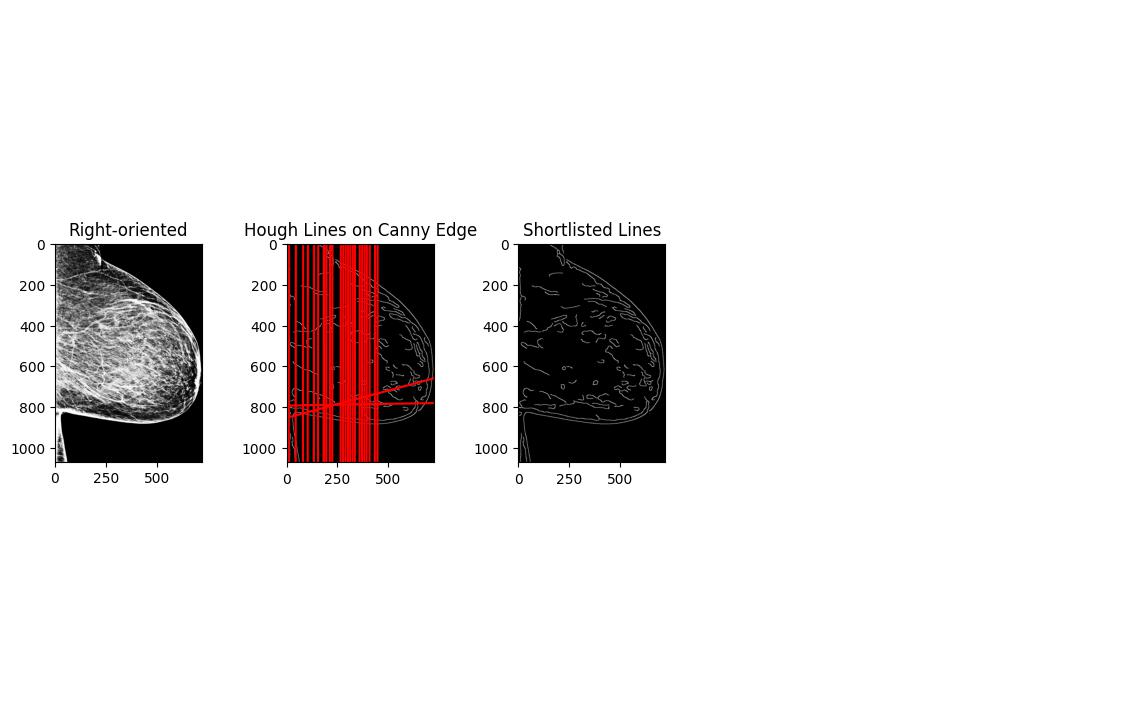
#> input picture tmp/1.2.826.0.1.3680043.8.498.10406808540648398353209804508296316285_resized.jpg, 1138 x 707 px, given in place of t, which was not available
$ python -i align_pectoral_line.py   (imports and definitions only)
#> lines starting #> are read from the running program, lines starting #| are printed output that depends on the picture; after the words box and inside, x2 and y2 are one past the last pixel; in counts of white or black regions, pixels touching at a corner belong together; pictures that were not available may be replaced by others from this repository, and a replacement may not be noted
### preprocess.py
import numpy as np
import matplotlib.pyplot as plt
from matplotlib import pylab as pylab
from tqdm import tqdm
import os
from PIL import Image
import cv2
from skimage import io
from skimage import color


def enhance_contrast(image):
    # Convert the image to a NumPy array if it's a PIL image
    if isinstance(image, Image.Image):
        image = np.array(image)
    if image.max() <= 1:
        image = (image * 255).astype(np.uint8) # Convert to 8-bit if not already

    # Apply histogram equalization
    enhanced_image = cv2.equalizeHist(image)

    return Image.fromarray(enhanced_image)


def right_orient_mammogram(image):
    if isinstance(image, Image.Image):
        image = np.array(image)
    if image.max() <= 1:
        image = (image * 255).astype(np.uint8) # Convert to 8-bit if not already
    left_nonzero = cv2.countNonZero(image[:, 0:int(image.shape[1]/2)])
    right_nonzero = cv2.countNonZero(image[:, int(image.shape[1]/2):])

    is_flipped = (left_nonzero < right_nonzero)
    if is_flipped:
        image = cv2.flip(image, 1)

    return image, is_flipped

def read_image(filename):
    image = io.imread(filename)
    image = color.rgb2gray(image)
    return image


def otsu_mask(img):
    median = np.median(img)
    _, thresh = cv2.threshold(img, median, 255, cv2.THRESH_BINARY + cv2.THRESH_OTSU)
    return thresh

def otsu_cut(x):
    if isinstance(x, Image.Image):
        x = np.array(x)
    if x.max() <= 1:
        x = (x * 255).astype(np.uint8) # Convert to 8-bit if not already
    mask = otsu_mask(x)
    # plt.imshow(mask, cmap='gray')
    # Convert to NumPy array if not already

    # Check if the matrix is empty or has no '1's
    if mask.size == 0 or not np.any(mask):
        return Image.fromarray(x)

    # Find the rows and columns where '1' appears
    rows = np.any(mask == 255, axis=1)
    cols = np.any(mask == 255, axis=0)

    # Find the indices of the rows and columns
    min_row, max_row = np.where(rows)[0][[0, -1]]
    min_col, max_col = np.where(cols)[0][[0, -1]]

    # Crop and return the submatrix
    x = x[min_row:max_row+1, min_col:max_col+1]
    img = Image.fromarray(x)
    return img

# [17 lines left out: function threshold_background, not called in this run]

def remove_text_label(image, background_threshold=0):
    # Convert the image to a NumPy array if it's a PIL image
    if isinstance(image, Image.Image):
        image = np.array(image)
    convert = False
    if len(image.shape) > 2:
        image = cv2.cvtColor(image, cv2.COLOR_RGB2GRAY)
        convert = True
    if image.max() <= 1:
        image = (image * 255).astype(np.uint8) # Convert to 8-bit if not already

    # Binarize the image using a naive non-zero thresholding
    binary_image = (image > background_threshold).astype(np.uint8) * 255

    # Apply Gaussian blur to the binarized image
    blurred_image = cv2.GaussianBlur(binary_image, (5, 5), 2.0)
    # Binarize the blurred image again
    binary_image = (blurred_image > background_threshold).astype(np.uint8) * 255
    # Find connected components
    num_labels, labels, stats, centroids = cv2.connectedComponentsWithStats(binary_image, connectivity=8)

    # Create an output image to store the result
    output_image = image.copy()

    # Remove small connected components
    for i in range(1, num_labels):  # Start from 1 to skip the background
        area = stats[i, cv2.CC_STAT_AREA]
        if area < 1e4 and area < np.max(stats[:, cv2.CC_STAT_AREA]):  # Threshold for small areas, adjust as needed
            x, y, w, h = stats[i, cv2.CC_STAT_LEFT], stats[i, cv2.CC_STAT_TOP], stats[i, cv2.CC_STAT_WIDTH], stats[i, cv2.CC_STAT_HEIGHT]
            output_image[y:y+h, x:x+w] = 0  # Set the region to black
    # if image is set to pure black, return the original image
    if np.all(output_image == 0):
        output_image = image
    if convert:
        output_image = cv2.cvtColor(output_image, cv2.COLOR_GRAY2RGB)
    return output_image

def gaussian_blur(image):
    # Convert the image to a NumPy array if it's a PIL image
    if isinstance(image, Image.Image):
        image = np.array(image)
    if image.max() <= 1:
        image = (image * 255).astype(np.uint8) # Convert to 8-bit if not already

    # Apply Gaussian blur
    blurred_image = cv2.GaussianBlur(image, (5, 5,), 10)

    return Image.fromarray(blurred_image)

### align_pectoral_line.py
import os
import cv2
import numpy as np
from tqdm import tqdm
from PIL import Image
import matplotlib.pyplot as plt
from matplotlib import pylab as pylab
from skimage.feature import canny
from skimage.filters import sobel
from scipy.ndimage import gaussian_filter1d
from skimage.draw import polygon
from skimage.transform import hough_line, hough_line_peaks
from preprocess import read_image, otsu_cut, right_orient_mammogram, enhance_contrast, gaussian_blur, remove_text_label, threshold_background

# [6 lines left out: function mask_bottom_fn, not called in this run]

def adaptive_mask_bottom_fn(image):
    y_axis_dist = np.sum(np.array(image) > 0, axis=1)
    y_axis_dist[:int(y_axis_dist.shape[0]*0.1)] = 0  # Ignore the top 10% of the image
    nipple_y = np.argmax(y_axis_dist)
    y_axis_dist_slope = np.gradient(y_axis_dist)
    # Find the breast bottom line as the row with the steepest negative slope and below the nipple
    y_axis_dist_slope[:nipple_y] = 0  # Ignore slopes above the nipple
    # pick the lowest position to avoid error
    breast_bottom_y_candidate = np.argsort(y_axis_dist_slope)[:5]
    breast_bottom_y = np.max(breast_bottom_y_candidate)
    # double check to ensure the intensity on the bottom line is low
    # print(y_axis_dist[breast_bottom_y], np.array(image).shape[1])
    if y_axis_dist[breast_bottom_y] > 0.25 * np.array(image).shape[1]:
        breast_bottom_y = image.shape[0] - 1  # If not, set to the bottom of the image
    # mask out the bottom part of the image
    mask = np.ones(image.shape)
    mask[breast_bottom_y:, :] = 0
    masked_image = image * mask
    return masked_image, breast_bottom_y

def adaptive_cut_top_fn(image, threshold=0.2):
    y_axis_dist = np.sum(np.array(image) > 0, axis=1)
    y_axis_dist = gaussian_filter1d(y_axis_dist, sigma=10)
    y_axis_dist[-int(y_axis_dist.shape[0]*0.5):] = 0  # Ignore the bottom 50% of the image
    # [6 lines of commented-out code are left out]
    nipple_y = np.argmax(y_axis_dist)
    y_axis_dist_slope = np.gradient(y_axis_dist)
    y_axis_dist_slope[nipple_y:] = 0  # Ignore slopes below the nipple
    # smooth the distribution slope
    y_axis_dist_slope[y_axis_dist > np.max(y_axis_dist) * threshold] = 0  # Ignore high intensity areas
    y_axis_dist_slope = gaussian_filter1d(y_axis_dist_slope, sigma=10)
    # [8 lines of commented-out code are left out]
    breast_top_y_candidates = np.argsort(y_axis_dist_slope)[-5:]
    breast_top_y = np.min(breast_top_y_candidates)
    if y_axis_dist[breast_top_y] > threshold * np.array(image).shape[1] or y_axis_dist_slope[breast_top_y] < 2:
        breast_top_y = 0  # If not, set to the top of the image
    # print("Breast top y-coordinate:", breast_top_y, y_axis_dist_slope[breast_top_y])
    return image[breast_top_y:, :], breast_top_y

# [15 lines left out: function adaptive_cut_bottom_fn, not called in this run]

def adaptive_cut_right_fn(image):
    # assume that image is processed with otsu_cut and remove_text_label
    x_axis_dist = np.sum(np.array(image) > 0, axis=0)
    if np.sum(x_axis_dist < 10) < 0.01 * x_axis_dist.shape[0]:
        return image, image.shape[1]
    x_axis_dist_slope = np.gradient(x_axis_dist)
    x_axis_dist_slope[x_axis_dist > np.max(x_axis_dist) * 0.5] = 0  # Ignore high intensity areas
    breast_right_x_candidates = np.argsort(x_axis_dist_slope)[:5]  # Get top 5 peaks
    breast_right_x = np.max(breast_right_x_candidates)
    return image[:, :breast_right_x], breast_right_x

# [6 lines left out: function mask_right_fn, not called in this run]

def apply_canny(image, mask_bottom=True, mask_right=False):
    if np.array(image).max() <= 1:
        image = (image * 255).astype(np.uint8) # Convert to 8-bit if not already
    if mask_bottom:
        # image = mask_bottom_fn(image)
        image, _ = adaptive_mask_bottom_fn(image)
    if mask_right:
        image = mask_right_fn(image)
    canny_img = canny(image, 20)
    return sobel(canny_img)


def line_box_intersection(x1, y1, x2, y2, width, height):
    """
    Find the intersection points of a line defined by two points with a rectangular box.

    Args:
        x1, y1: First point coordinates
        x2, y2: Second point coordinates
        width, height: Box dimensions (box goes from (0,0) to (width-1, height-1))

    Returns:
        List of intersection points [(x, y), ...] or empty list if no intersection
    """
    # Define box boundaries
    box_left, box_right = 0, width - 1
    box_top, box_bottom = 0, height - 1

    intersections = []

    # Handle vertical line case
    if x1 == x2:
        x = x1
        if box_left <= x <= box_right:
            # Find y-range of the line segment
            y_min, y_max = min(y1, y2), max(y1, y2)
            # Intersect with box y-range
            y_start = max(y_min, box_top)
            y_end = min(y_max, box_bottom)
            if y_start <= y_end:
                intersections.append((x, y_start))
                if y_start != y_end:
                    intersections.append((x, y_end))
        return intersections

    # Handle horizontal line case
    if y1 == y2:
        y = y1
        if box_top <= y <= box_bottom:
            # Find x-range of the line segment
            x_min, x_max = min(x1, x2), max(x1, x2)
            # Intersect with box x-range
            x_start = max(x_min, box_left)
            x_end = min(x_max, box_right)
            if x_start <= x_end:
                intersections.append((x_start, y))
                if x_start != x_end:
                    intersections.append((x_end, y))
        return intersections

    # General case: non-vertical, non-horizontal line
    # Line equation: y = mx + b
    m = (y2 - y1) / (x2 - x1)
    b = y1 - m * x1

    # Check intersection with each box edge
    potential_intersections = []

    # Left edge (x = box_left)
    y_at_left = m * box_left + b
    if box_top <= y_at_left <= box_bottom:
        potential_intersections.append((box_left, y_at_left))

    # Right edge (x = box_right)
    y_at_right = m * box_right + b
    if box_top <= y_at_right <= box_bottom:
        potential_intersections.append((box_right, y_at_right))

    # Top edge (y = box_top)
    x_at_top = (box_top - b) / m
    if box_left <= x_at_top <= box_right:
        potential_intersections.append((x_at_top, box_top))

    # Bottom edge (y = box_bottom)
    x_at_bottom = (box_bottom - b) / m
    if box_left <= x_at_bottom <= box_right:
        potential_intersections.append((x_at_bottom, box_bottom))

    # Remove duplicates (corner intersections might be counted twice)
    unique_intersections = []
    tolerance = 1e-10

    for point in potential_intersections:
        is_duplicate = False
        for existing in unique_intersections:
            if (abs(point[0] - existing[0]) < tolerance and
                abs(point[1] - existing[1]) < tolerance):
                is_duplicate = True
                break
        if not is_duplicate:
            unique_intersections.append(point)

    # Filter intersections that are actually on the line segment
    # (not just on the infinite line)
    # [9 lines left out: function point_on_segment, not called in this run]

    # Only keep intersections that are on the line segment
    for point in unique_intersections:
        if point_on_segment(point[0], point[1]):
            intersections.append(point)

    return intersections


def shortlist_lines(lines, image_width=None, verbose=False):
    MIN_ANGLE = 10
    MAX_ANGLE = 60
    MIN_DIST  = 5
    MAX_DIST  = 500
    if image_width:
        W = image_width
        MIN_DIST = max(MIN_DIST, 0.01 * W)
        MAX_DIST = min(MAX_DIST, 0.80 * W)

    shortlisted_lines = [x for x in lines if
                          (x['dist']>=MIN_DIST) &
                          (x['dist']<=MAX_DIST) &
                          (x['angle']>=MIN_ANGLE) &
                          (x['angle']<=MAX_ANGLE)
                        ]
    shortlisted_lines.sort(key=lambda x: x['angle'])
    if verbose:
        print('\nShorlisted lines')
        for i in shortlisted_lines:
            print("Angle: {:.2f}, Dist: {:.2f}, Conf: {:.2f}".format(i['angle'], i['dist'], i['conf']))
    return shortlisted_lines


def get_hough_lines(canny_img, verbose=False):
    h, theta, d = hough_line(canny_img)
    lines = list()
    # [7 lines of commented-out code are left out]
    if verbose:
        print('\nAll hough lines')
    for accums, angle, dist in zip(*hough_line_peaks(h, theta, d, min_distance=50, min_angle=5, threshold=0.3 * np.max(h))):
        if verbose:
            print("Angle: {:.2f}, Dist: {:.2f}, Conf: {:<.2f}".format(np.degrees(angle), dist, accums / h.max()))
        x1 = 0
        angle = max(angle, 1e-3)
        y1 = (dist - x1 * np.cos(angle)) / np.sin(angle)
        x2 = canny_img.shape[1]
        y2 = (dist - x2 * np.cos(angle)) / np.sin(angle)
        intersections = line_box_intersection(x1, y1, x2, y2, canny_img.shape[1], canny_img.shape[0])
        # print(intersections)
        if len(intersections) != 2:
            continue
        x1, y1 = intersections[0]
        x2, y2 = intersections[1]
        lines.append({
            'dist': dist,
            'angle': np.degrees(angle),
            'point1': [x1, y1],
            'point2': [x2, y2],
            'conf': accums / h.max()
        })

    return lines


# [49 lines left out: functions remove_pectoral, pick_line, pick_line_top_remain, not called in this run]

# Pick the line that minimizes the remaining intensity after removing the pectoral muscle at the top
def pick_line_conf(image, shortlist_lines):
    if len(shortlist_lines) == 0:
        return [], []
    best_line = None
    max_conf = -np.inf
    for line in shortlist_lines:
        confidence = line.get('conf', 0)
        if confidence < 0.1:  # ignore low confidence lines
            continue
        if confidence > max_conf:
            max_conf = confidence
            best_line = line
    return [best_line], max_conf


def display_image(filename_pair, verbose=False, dest=None, show_img=True, filled_align=False, background_threshold=0):
    filename = filename_pair[0]
    image = read_image(filename)
#> in read_image, image is the input picture: shape (707, 1138, 3); mean R, G, B 230.2, 226.9, 226.9
#> in read_image, `image = color.rgb2gray(image)`:
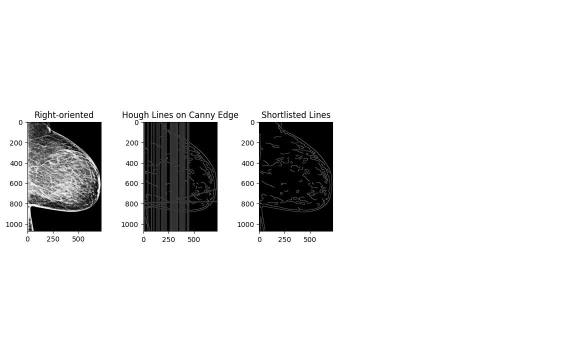
#> image: shape (707, 1138) float64 (shown at 1/2 size); min 0, max 1, mean 0.892
    if background_threshold > 0:
        image = threshold_background(image, threshold=background_threshold)
    cc_path = filename_pair[1]
    cc_image = read_image(cc_path)
#> call 2 of read_image, with filename = 'm'
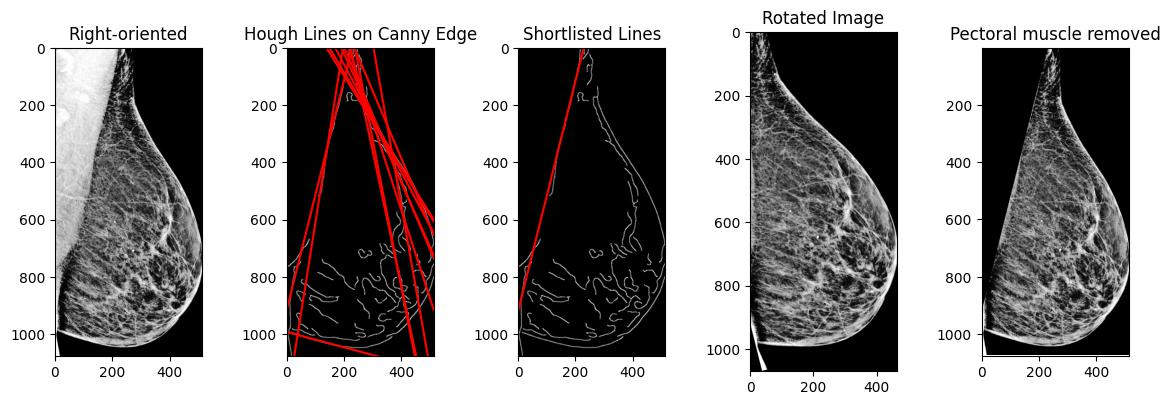
#> input picture tmp/1.2.826.0.1.3680043.8.498.10552333798308680038516718948601602128_resized.jpg, 1170 x 405 px, given in place of m, which was not available
#> in read_image, image is the input picture: shape (405, 1170, 3); mean R, G, B 151.2, 148.3, 148.3
#> in read_image (call 2), `image = color.rgb2gray(image)`:
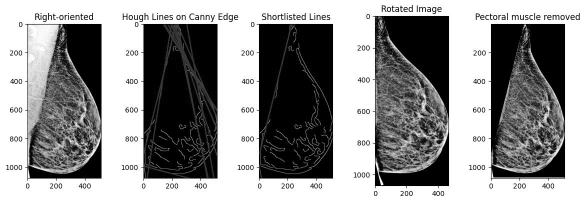
#> image: shape (405, 1170) float64 (shown at 1/2 size); min 0, max 1, mean 0.584
    if background_threshold > 0:
        cc_image = threshold_background(cc_image, threshold=background_threshold)
    cc_image, _ = right_orient_mammogram(cc_image)
#> in right_orient_mammogram, `left_nonzero = cv2.countNonZero(image[:, 0:int(image.shape[1]/2)])`: left_nonzero = 189347
#> in right_orient_mammogram, `right_nonzero = cv2.countNonZero(image[:, int(image.shape[1]/2):])`: right_nonzero = 181651
#> in right_orient_mammogram, `is_flipped = (left_nonzero < right_nonzero)`: is_flipped = False
    cc_image = remove_text_label(cc_image)
#> in remove_text_label, `binary_image = (image > background_threshold).astype(np.uint8) * 255`:
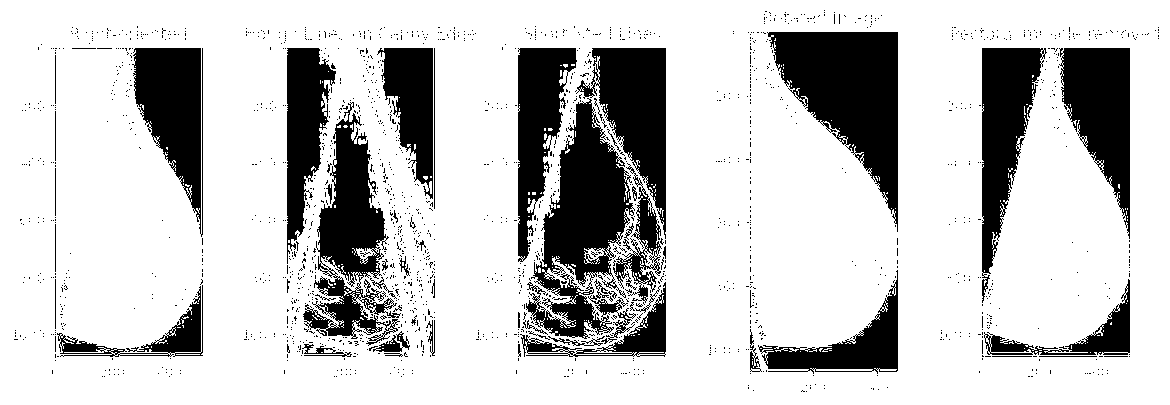
#> binary_image: shape (405, 1170); 78.3% white; 1771 black regions (1716 under 20 px), largest, box (x1, y1, x2, y2) and area: (767, 32, 898, 232) 13061, (526, 98, 636, 344) 12707, (303, 102, 401, 346) 9342
#> in remove_text_label, `blurred_image = cv2.GaussianBlur(binary_image, (5, 5), 2.0)`:
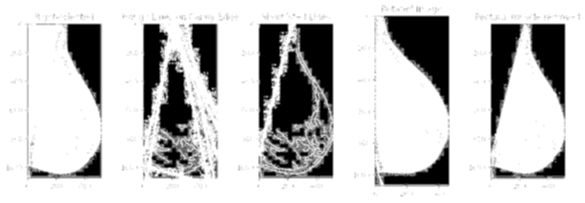
#> blurred_image: shape (405, 1170) (shown at 1/2 size); min 0, max 255, mean 199.6
#> in remove_text_label, `binary_image = (blurred_image > background_threshold).astype(np.uint8)..`:
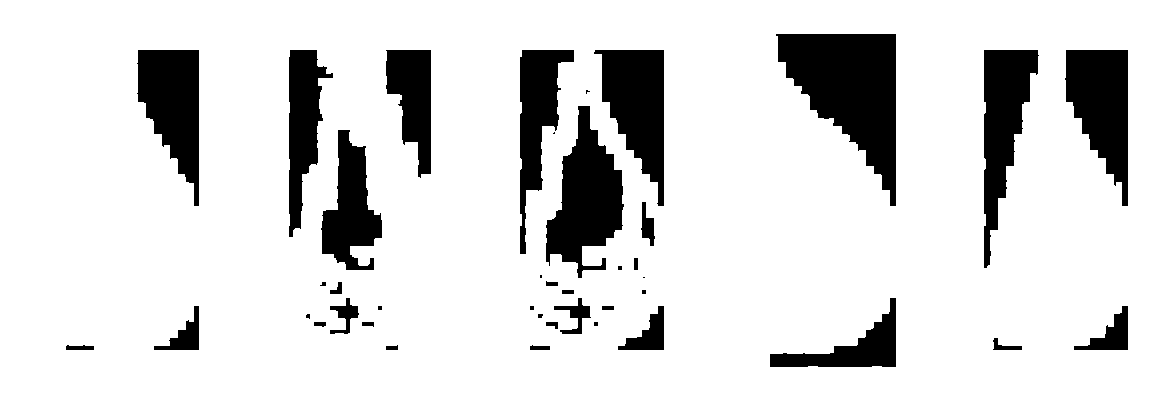
#> binary_image: shape (405, 1170); 85.5% white; 41 black regions (12 under 20 px), largest, box (x1, y1, x2, y2) and area: (776, 34, 896, 206) 11239, (546, 106, 624, 278) 7234, (594, 50, 664, 206) 6320
#> in remove_text_label, `num_labels, labels, stats, centroids = cv2.connectedComponentsWithStat..`: num_labels = 2; stats = [[66, 34, 1062, 333, 68813], [0, 0, 1170, 405, 405037]]; centroids = [[648.1, 148.7], [573.7, 211.1]]
#> the loop in remove_text_label, `for i in range(1, num_labels):` made 1 pass
#> area on pass 1: 405037
    cc_image = otsu_cut(cc_image)
#> in otsu_mask, `median = np.median(img)`: median = 215
#> in otsu_mask, `_, thresh = cv2.threshold(img, median, 255, cv2.THRESH_BINARY + cv2.TH..`:
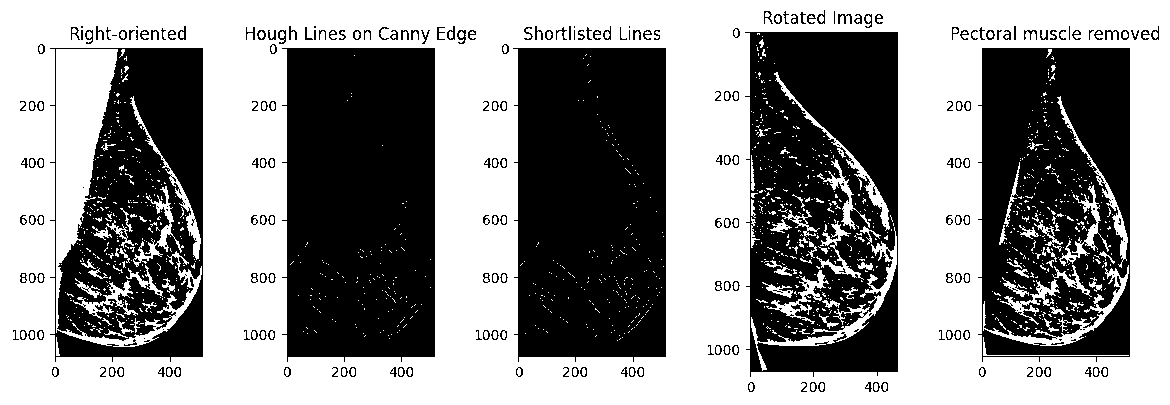
#> thresh: shape (405, 1170); 55.4% white; 276 black regions (78 under 20 px), largest, box (x1, y1, x2, y2) and area: (282, 48, 435, 362) 45603, (513, 48, 666, 362) 45499, (745, 32, 898, 377) 42833
#> in otsu_cut, `min_row, max_row = np.where(rows)[0][[0, -1]]`: min_row = 0; max_row = 404
#> in otsu_cut, `min_col, max_col = np.where(cols)[0][[0, -1]]`: min_col = 0; max_col = 1169
#> (the rest of the program and of its run is left out)
